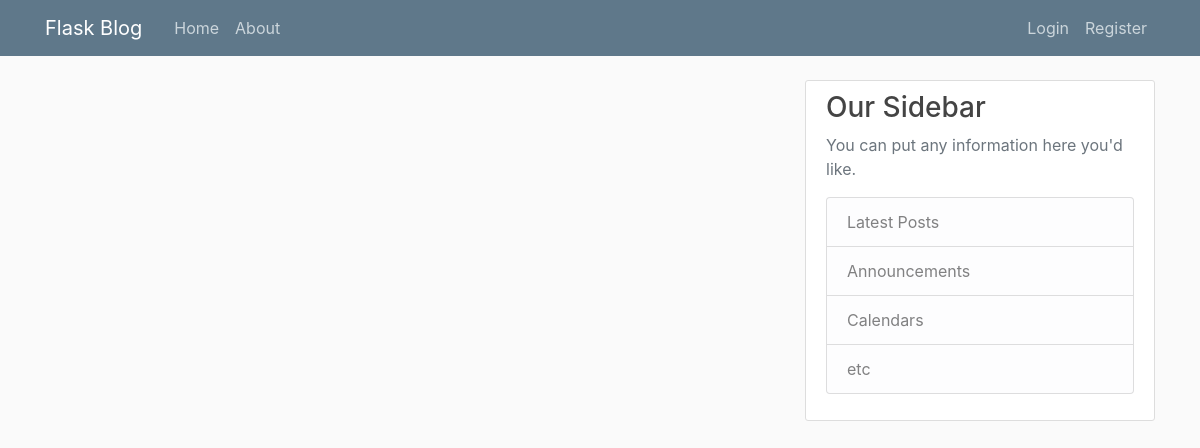
Page /home on the earlier database version.
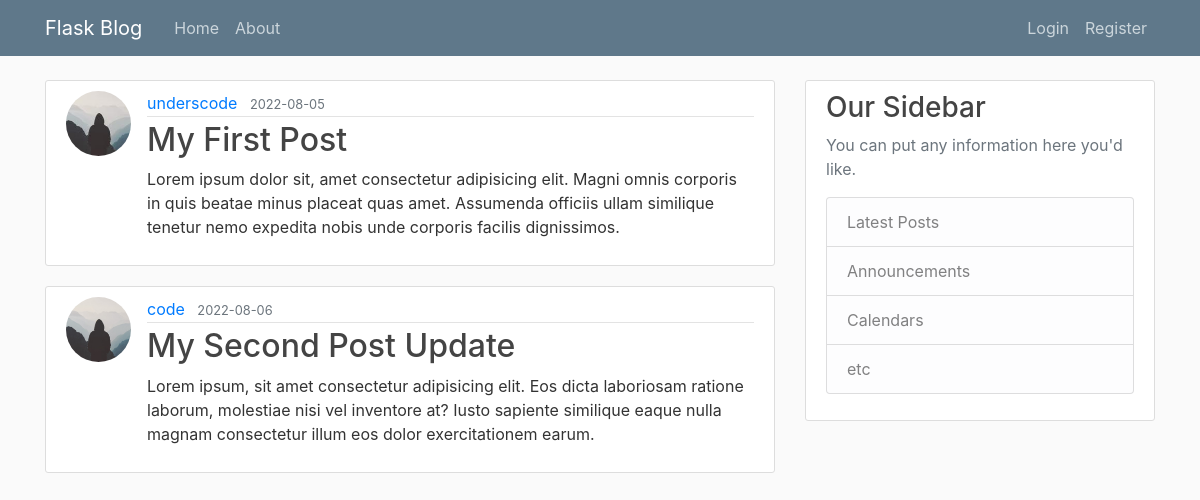
Same page on the later database version.
### flaskblog/models.py (models this page shows, shortened)
class Post(db.Model):
    id = db.Column(db.Integer, primary_key=True)
    title = db.Column(db.String(100), nullable=False)
    date_posted = db.Column(
        db.DateTime, nullable=False, default=datetime.utcnow)
    content = db.Column(db.Text, nullable=False)
    user_id = db.Column(db.Integer, db.ForeignKey('user.id'), nullable=False)

class User(db.Model, UserMixin):
    id = db.Column(db.Integer, primary_key=True)
    username = db.Column(db.String(20), unique=True, nullable=False)
    email = db.Column(db.String(120), unique=True, nullable=False)
    image_file = db.Column(
        db.String(20), nullable=False, default='default.jpg')
    password = db.Column(db.String(60), nullable=False)
    posts = db.relationship('Post', backref='author', lazy=True)

### flaskblog/routes.py (the view)
@app.route('/')
@app.route('/home')
def home():
    posts = Post.query.all()
    return render_template('home.html', posts=posts)

### flaskblog/templates/home.html
{% extends "base.html" %}
{% block content %}
{% for post in posts %}
<article class="media content-section">
    <img src="{{ url_for('static', filename='profile_pics/' + post.author.image_file) }}" alt="Picture" class="rounded-circle article-img">
    <div class="media-body">
        <div class="article-metadata">
            <a class="mr-2" href="#">{{ post.author.username }}</a>
            <small class="text-muted">{{ post.date_posted.strftime('%Y-%m-%d') }}</small>
        </div>
        <h2><a class="article-title" href="{{ url_for('post', post_id=post.id) }}">{{ post.title }}</a></h2>
        <p class="article-content">{{ post.content }}</p>
    </div>
</article>
{% endfor %}
{% endblock %}

### flaskblog/templates/base.html (shortened to what this page needs)
<html lang="en">
<head>
    <link rel="stylesheet" href="https://cdn.jsdelivr.net/npm/bootstrap@4.3.1/dist/css/bootstrap.min.css"
>
    <link rel="stylesheet" href="{{ url_for('static', filename='main.css') }}">
</head>
<body>
    <header class="site-header">
        <nav class="navbar navbar-expand-md navbar-dark bg-steel fixed-top">
            <div class="container">
                <a class="navbar-brand mr-4" href="/">Flask Blog</a>
                <div class="collapse navbar-collapse" id="navbarToggle">
                    <div class="navbar-nav mr-auto">
                        <a class="nav-item nav-link" href="{{ url_for('home') }}">Home</a>
                        <a class="nav-item nav-link" href="{{ url_for('about') }}">About</a>
                    </div>
                    <div class="navbar-nav">
                        {% if current_user.is_authenticated %}
                            <a class="nav-item nav-link" href="{{ url_for('new_post') }}">New Post</a>
                            <a class="nav-item nav-link" href="{{ url_for('account') }}">Account</a>
                            <a class="nav-item nav-link" href="{{ url_for('logout') }}">Logout</a>
                        {% else %}
                            <a class="nav-item nav-link" href="{{ url_for('login') }}">Login</a>
                            <a class="nav-item nav-link" href="{{ url_for('register') }}">Register</a>
                        {% endif %}
                    </div>
                </div>
            </div>
        </nav>
    </header>
    <main role="main" class="container">
        <div class="row">
            <div class="col-md-8">
                {% block content %}{% endblock %}
            </div>
            <div class="col-md-4">
                <div class="content-section">
                    <h3>Our Sidebar</h3>
                    <p class='text-muted'>You can put any information here you'd like.
                    <ul class="list-group">
                        <li class="list-group-item list-group-item-light">Latest Posts</li>
                        <li class="list-group-item list-group-item-light">Announcements</li>
                        <li class="list-group-item list-group-item-light">Calendars</li>
                        <li class="list-group-item list-group-item-light">etc</li>
                    </ul>
                    </p>
                </div>
            </div>
        </div>
    </main>
</body>
</html>

### flaskblog/static/main.css (style rules this page uses)
body { background: #fafafa; color: #333333; margin-top: 5rem; }
h1, h2, h3, h4, h5, h6 { color: #444444; }
.bg-steel { background-color: #5f788a; }
.site-header .navbar-nav .nav-link { color: #cbd5db; }
.content-section { background: #ffffff; padding: 10px 20px; border: 1px solid #dddddd; border-radius: 3px; margin-bottom: 20px; }
.article-title { color: #444444; }
.article-content { white-space: pre-line; }
.article-img { height: 65px; width: 65px; margin-right: 16px; }
.article-metadata { padding-bottom: 1px; margin-bottom: 4px; border-bottom: 1px solid #e3e3e3 }

Differences in the rows shown:
added Post: image_file (picture), author.username "underscode", date_posted "2022-08-05", title "My First Post", content "Lorem ipsum dolor sit, amet consectetur adipisicing elit. Magni omnis corporis in quis beatae minus placeat quas amet. Assumenda officiis ullam similique tenetur nemo expedita nobis unde corporis facilis dignissimos."
added Post: image_file (placeholder picture), author.username "code", date_posted "2022-08-06", title "My Second Post Update", content "Lorem ipsum, sit amet consectetur adipisicing elit. Eos dicta laboriosam ratione laborum, molestiae nisi vel inventore at? Iusto sapiente similique eaque nulla magnam consectetur illum eos dolor exercitationem earum."
